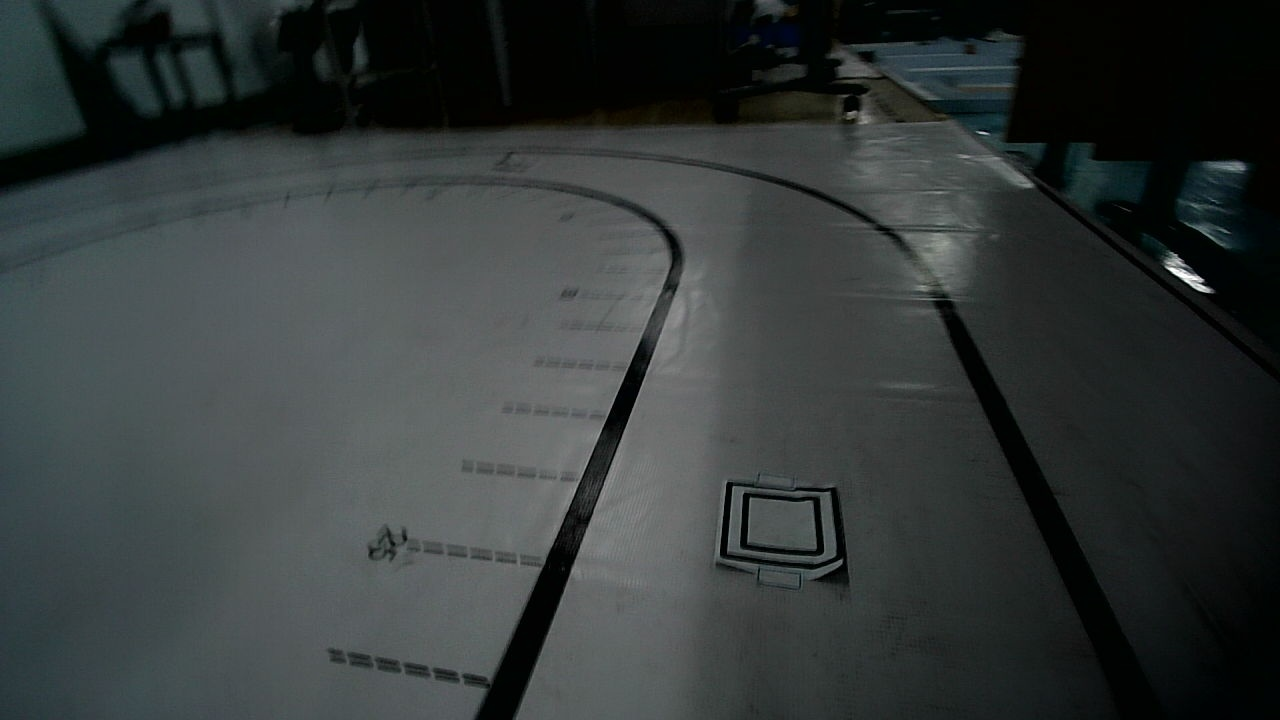
#> input picture latest_square_card_capture_20261010.jpg, 1280 x 720 px
$ python -i qr_detector.py   (imports and definitions only)   (older library calls are emulated)
#> lines starting #> are read from the running program, lines starting #| are printed output that depends on the picture
"""QR 检测模块 — Jetson Nano / Windows 通用。
使用 OpenCV QRCodeDetector，双策略：raw → 2x upscale。
实测数据：upscale 命中率 ~65%，raw ~30%，binary/clahe 无效。
比 OpenMV find_qrcodes 快 8-20 倍，1280x720 下轻松检测 5cm 码。
"""
import cv2
import time
import numpy as np


def clamp(v, lo, hi):
    return max(lo, min(hi, v))


class QRDetector:
    def __init__(
        self,
        stable_frames=1,       # 连续确认帧数（1=首帧即发）
        cooldown_ms=3200,       # 发送冷却
        min_edge_px=15,         # QR 最小边长（像素）
        max_edge_px=450,        # QR 最大边长
        lens_k=None,            # 畸变系数 [k1,k2,p1,p2,k3] 或 None
        camera_matrix=None,     # 相机内参 (3x3)
        cam_w=640,
        cam_h=480,
        debug=True,
        use_cuda="auto",       # auto / cuda / cpu
        process_every_n=1,     # QR decode cadence; line tracking still runs every frame
        max_process_width=0,   # 0 keeps full width; e.g. 960 reduces decoder load
    ):
        self.stable_frames = stable_frames
        self.cooldown_ms = cooldown_ms
        self.min_edge = min_edge_px
        self.max_edge = max_edge_px
        self.lens_k = lens_k
        self.camera_matrix = camera_matrix
        self.cam_w = cam_w
        self.cam_h = cam_h
        self.debug = debug
        self.process_every_n = max(1, int(process_every_n))
        self.max_process_width = max(0, int(max_process_width))
        self._frame_index = 0

        self.detector = cv2.QRCodeDetector()
        self.candidate = None
        self.candidate_count = 0
        self.last_send_ms = None
        self.first_candidate_ms = None
        # Current per-frame reading for the connector.  This is independent of
        # the event cooldown used by update()'s return value.
        self.current_qr = -1

        self.cuda_enabled = False
        self.cuda_error = None
        requested = str(use_cuda).strip().lower()
        if requested not in ("0", "false", "off", "no", "cpu"):
            try:
                if not hasattr(cv2, "cuda"):
                    raise RuntimeError("the cv2.cuda module is missing")
                if cv2.cuda.getCudaEnabledDeviceCount() < 1:
                    raise RuntimeError("OpenCV reports zero CUDA devices")
                for name in ("resize", "cvtColor"):
                    if not hasattr(cv2.cuda, name):
                        raise RuntimeError(f"cv2.cuda.{name} is missing")
                self._cuda_input = cv2.cuda_GpuMat()
                self.cuda_enabled = True
            except Exception as exc:
                self.cuda_error = str(exc)
                if requested == "cuda":
                    raise RuntimeError(
                        "VISION_DEVICE=cuda requested, but CUDA QR "
                        f"initialization failed: {exc}") from exc

        self._map_x = None
        self._map_y = None
        if lens_k is not None and camera_matrix is not None:
            self._map_x, self._map_y = cv2.initUndistortRectifyMap(
                camera_matrix, lens_k, None,
                camera_matrix, (cam_w, cam_h), cv2.CV_16SC2)

    def preprocess(self, bgr):
        """可选预处理：去畸变 -> 灰度 -> CLAHE 增强对比度。"""
        gray = cv2.cvtColor(bgr, cv2.COLOR_BGR2GRAY)
        if self._map_x is not None:
            gray = cv2.remap(gray, self._map_x, self._map_y, cv2.INTER_LINEAR)
        gray = cv2.createCLAHE(clipLimit=2.0, tileGridSize=(8,8)).apply(gray)
        return gray

    # [126 lines left out: functions decode_one, _prepare_gray, update, _confirm, draw, not called in this run]

>>> import cv2
>>> picture = cv2.imread('../latest_square_card_capture_20261010.jpg')
#> picture is the input picture: shape (720, 1280, 3); mean B, G, R 57.2, 57.6, 51.8
>>> result = QRDetector().preprocess(picture)
#> in preprocess, `gray = cv2.createCLAHE(clipLimit=2.0, tileGridSize=(8,8)).apply(gray)`:
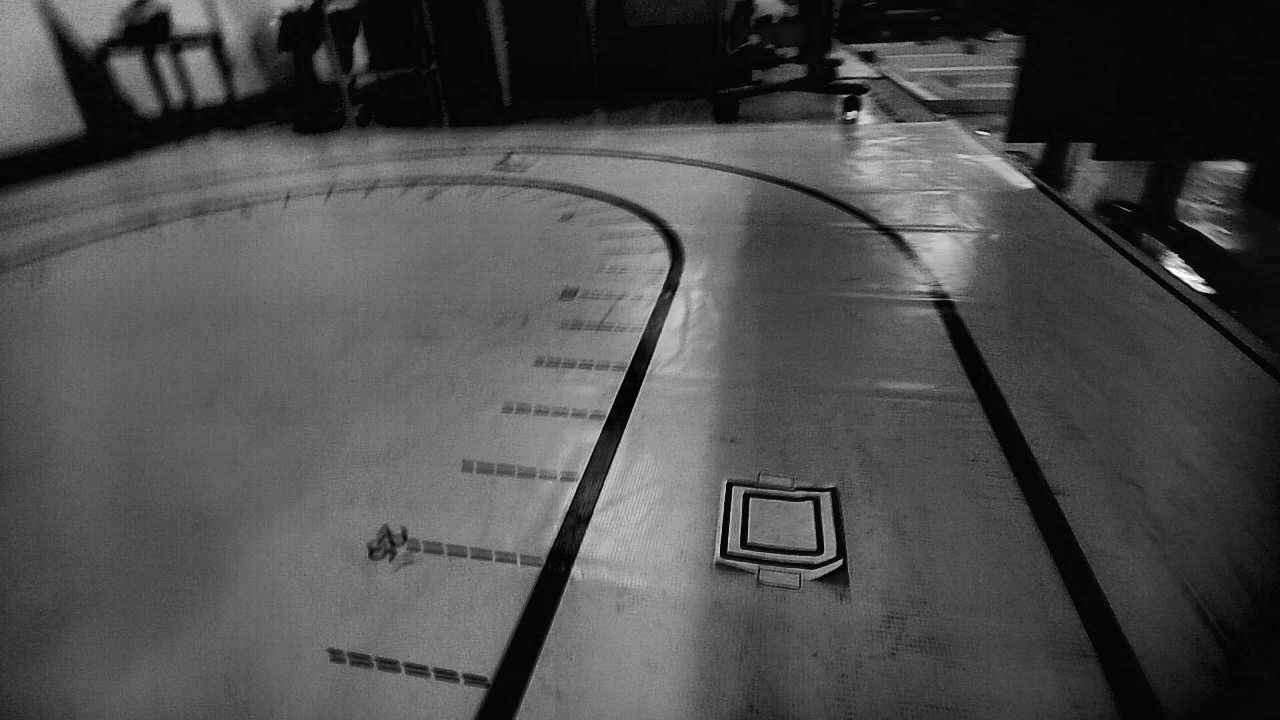
#> gray: shape (720, 1280); min 1, max 255, mean 77.1
